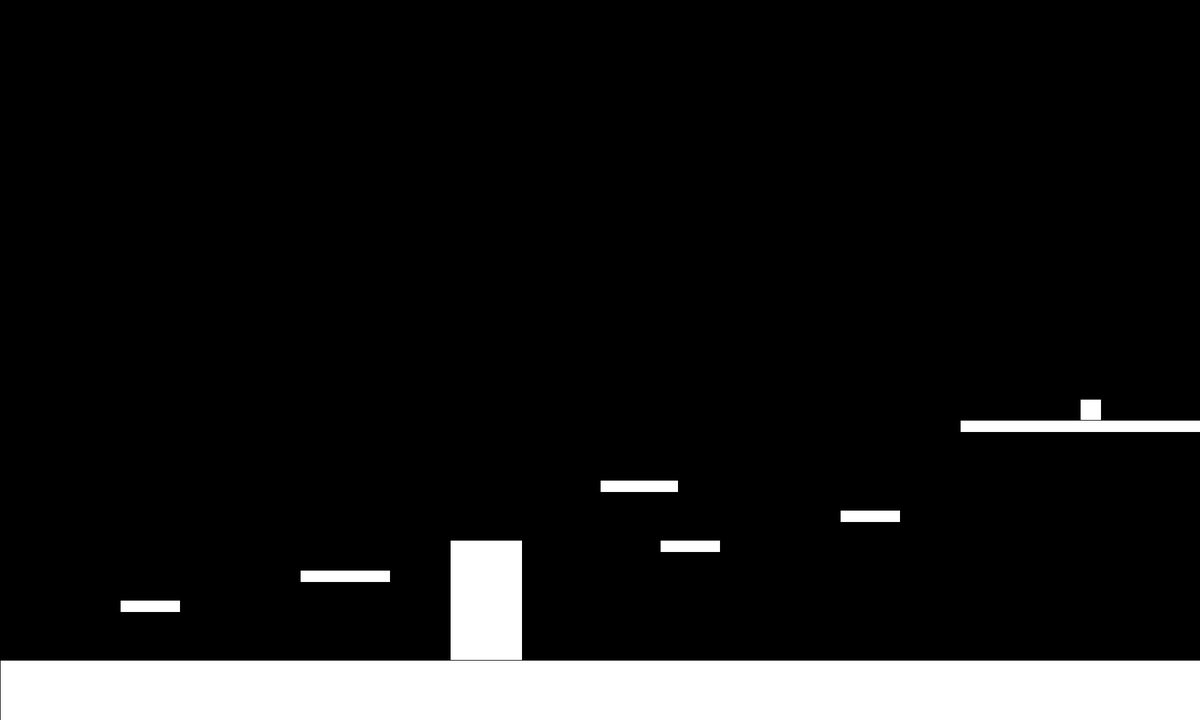
Frame 1 (no input)
Frame 60 (the mouse pressed at the canvas centre just before this capture): identical to frame 1, image omitted
Frame 120 (the mouse held since frame 60 and released just before this capture): identical to frame 1, image omitted

The Processing sketch that drew this single still picture (run headless with seeded random() and noise(); from frame 60 on, the mouse is pressed at the canvas centre):

// Processing sketch: level1sketch
// ── level1sketch.pde
void setup(){
  size(2000, 1200);
  background(0);
}

void draw(){

  // Ground
  rect(0, height-100, width, 100); //
  
  // Platforms
  rect(200, height-200, 100, 20); //
  rect(500, height-250, 150, 20); //
  rect(750, height-300, 120, 200); //
  rect(1000, height-400, 130, 20); //
  rect(1100, height-300, 100, 20); //
  rect(1400, height-350, 100, 20); //
  rect(1600, height-500, 400, 20); //
  
  // Enemy
  rect(1800, height-535, 35, 35);
}
